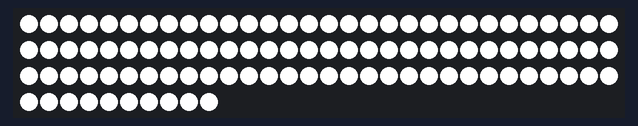
Recording of a sketch running on a simulated Arduino Uno, built with avr-gcc and run on an emulated ATmega328P. Shown: 100 RGB LEDs in strip order, left to right, continuing on the next row. Random numbers use the default seed unless the sketch sets one.

Above: at 0.1 s.
At 1.1 s:
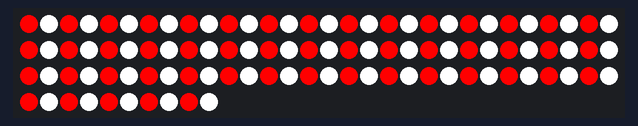
At 2.1 s:
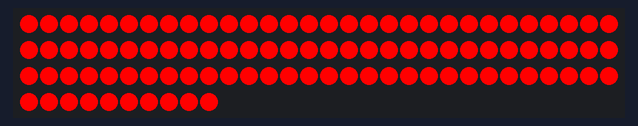
At 19.4 s:
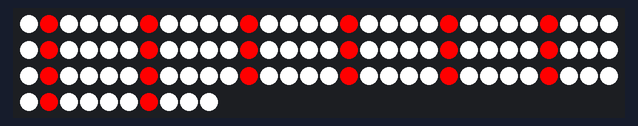
At 21.79 s:
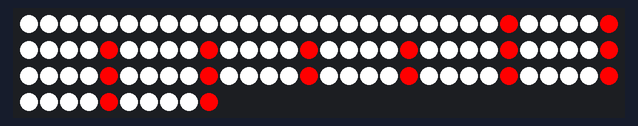
At 32.7 s:
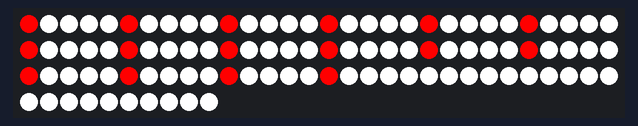

Measured:
- what the display in image 1 shows lasts 1.0 s, from 1.0 s to 2.0 s
- what the display in image 2 shows lasts 0.5 s, from 2.0 s to 2.5 s

The sketch:

ws_led.ino
```cpp
#include <FastLED.h>

#define LED_PIN     7
#define NUM_LEDS    100

CRGB leds[NUM_LEDS];

void setup() {
  FastLED.addLeds<WS2812, LED_PIN, GRB>(leds, NUM_LEDS);
}

void loop() {
  // Clear all LEDs to white
  fill_solid(leds, NUM_LEDS, CRGB::White);
  FastLED.show();
  delay(1000);

  // Effect 1: Alternating red and white stripes
  for (int i = 0; i < NUM_LEDS; i++) {
    leds[i] = (i % 2 == 0) ? CRGB::Red : CRGB::White;
  }
  FastLED.show();
  delay(1000);

  // Effect 2: Red and white blinking
  fill_solid(leds, NUM_LEDS, CRGB::Red);
  FastLED.show();
  delay(500);
  fill_solid(leds, NUM_LEDS, CRGB::White);
  FastLED.show();
  delay(500);

  // Effect 3: Red and white random sparkle
  for (int i = 0; i < 50; i++) {
    int randomLED = random(NUM_LEDS);
    leds[randomLED] = CRGB::Red;
    FastLED.show();
    delay(50);
    leds[randomLED] = CRGB::White;
    FastLED.show();
    delay(50);
  }

  // Effect 4: Red wipe to white
  for (int i = 0; i < NUM_LEDS; i++) {
    leds[i] = CRGB::Red;
    FastLED.show();
    delay(50);
  }
  for (int i = 0; i < NUM_LEDS; i++) {
    leds[i] = CRGB::White;
    FastLED.show();
    delay(50);
  }

  // Waving flag effect
  for (int i = 0; i < NUM_LEDS; i++) {
    // Paint the i-th stripe red
    for (int j = i; j < NUM_LEDS; j += 5) {
      leds[j] = CRGB::Red;
    }
    FastLED.show();
    delay(100);
    // Clear the stripe
    for (int j = i; j < NUM_LEDS; j += 5) {
      leds[j] = CRGB::White;
    }
  }

  // Delay to simulate flag waving motion
  delay(500);

  // Repeat the waving flag effect in the opposite direction
  for (int i = NUM_LEDS - 1; i >= 0; i--) {
    // Paint the i-th stripe red
    for (int j = i; j >= 0; j -= 5) {
      leds[j] = CRGB::Red;
    }
    FastLED.show();
    delay(100);
    // Clear the stripe
    for (int j = i; j >= 0; j -= 5) {
      leds[j] = CRGB::White;
    }
  }

  // Delay to simulate flag waving motion
  delay(500);
}
```
